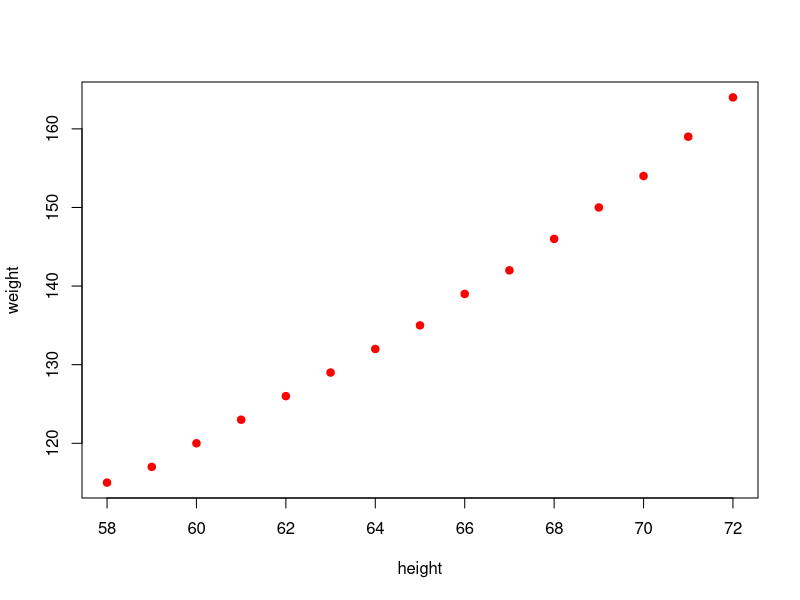
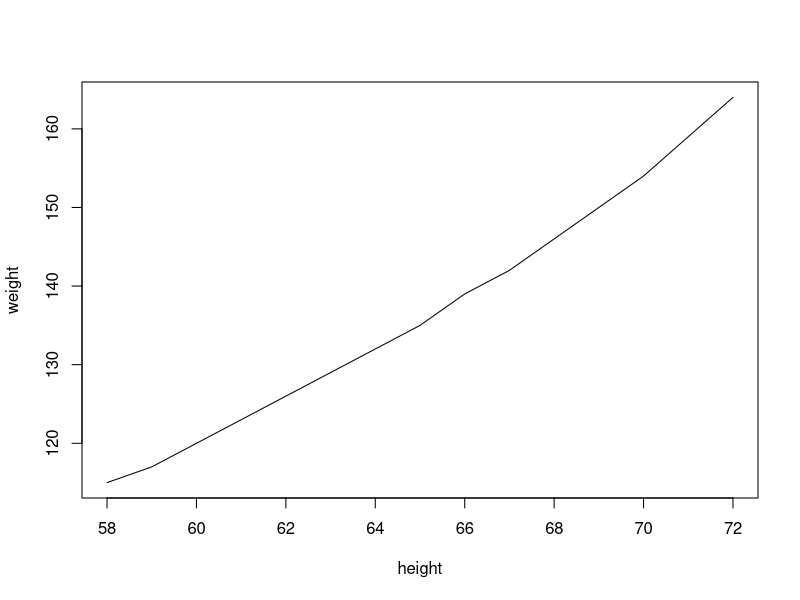
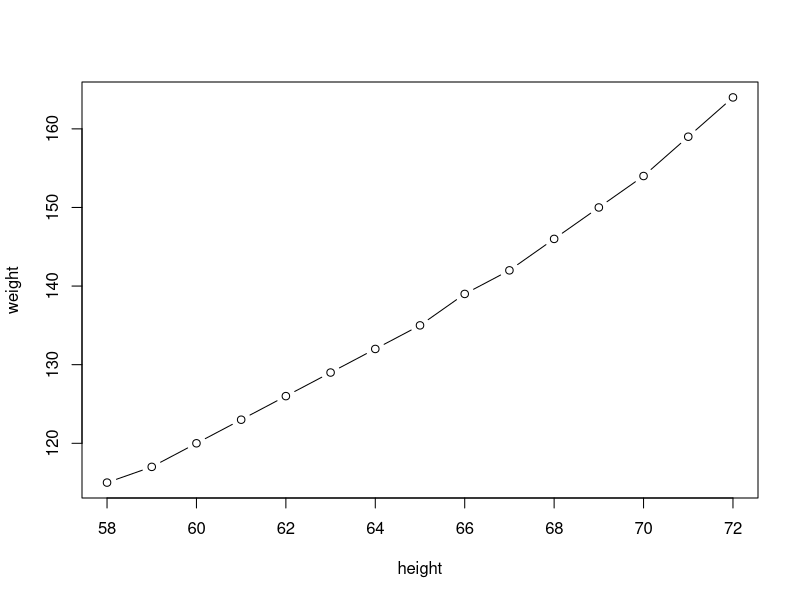
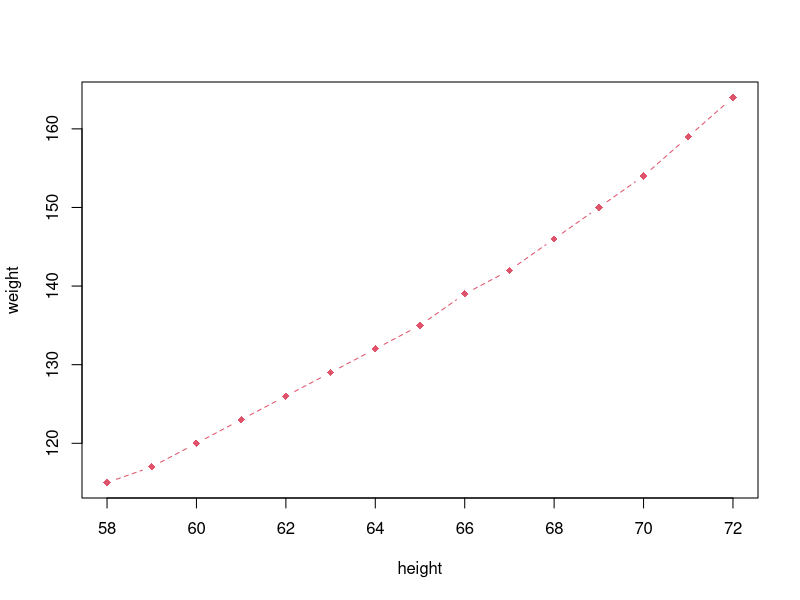
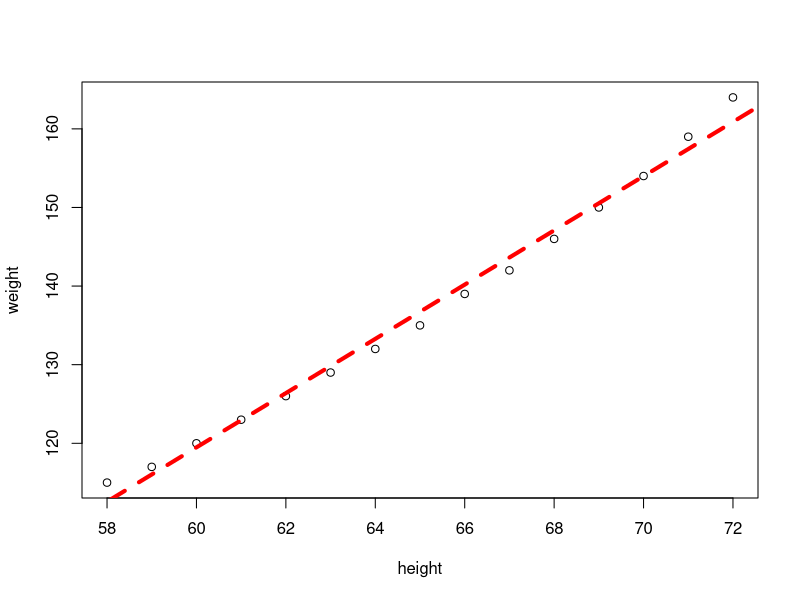
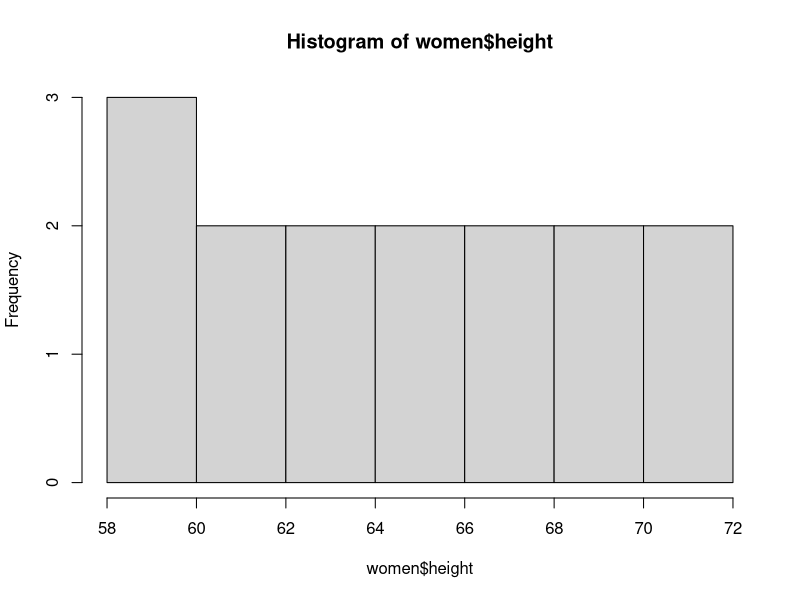
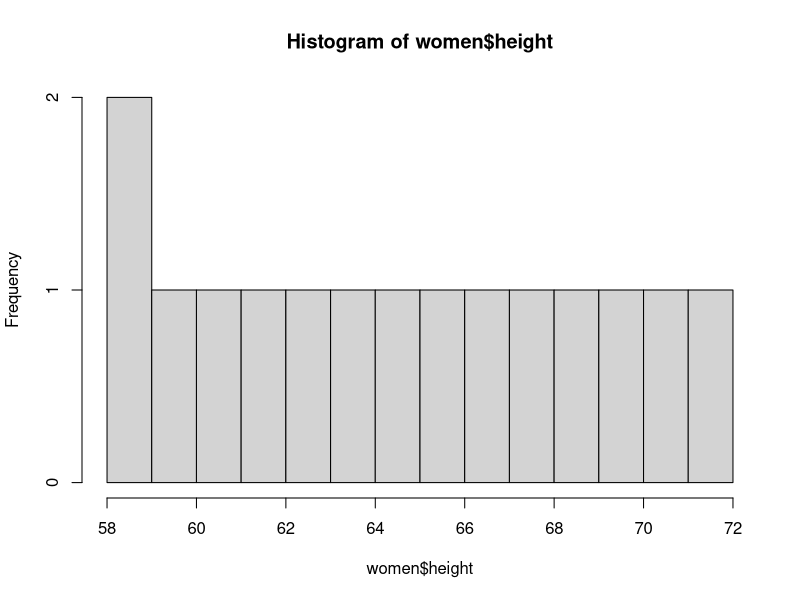
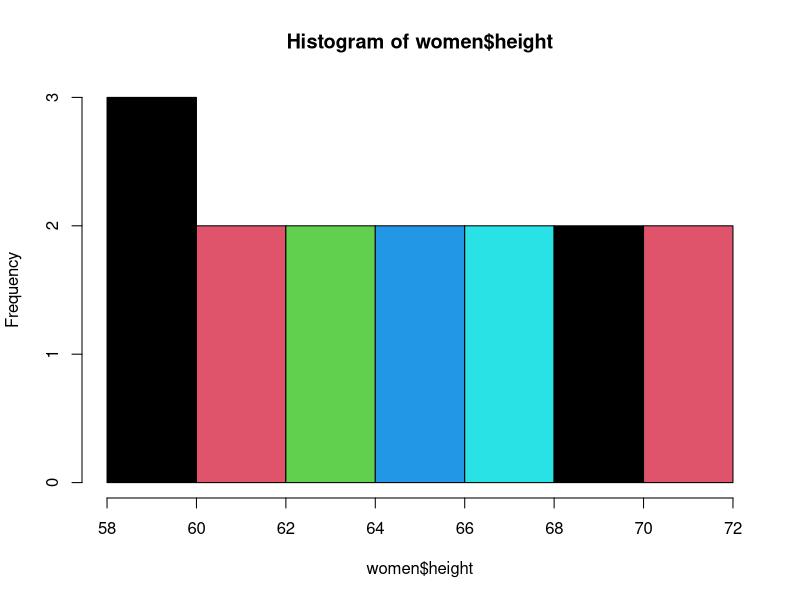

R code for these plots, in order: (Note: this script raises an error after producing the figures.)
#data analysis using dplyr

install.packages("dplyr")
library(dplyr)
?mtcars
dplyr::filter(mtcars, mpg > 25 & am==1)
filter(mtcars, mpg > 25 & am==1)
mtcars %>% filter(mpg > 25 & am==1) %>%arrange(wt) %>% summarise(n())
mtcars %>% filter(mpg > 25 & am==1) %>% arrange(wt) %>% count()
count(mtcars)
mtcars %>% group_by(am) %>% summarise(mean(mpg))
mtcars %>% group_by(wt,gear) %>% summarise(mean(mpg))
mtcars %>% group_by(wt,gear,vs) %>% summarise(mean(mpg))
mtcars %>% group_by(wt,gear,vs,hp) %>% summarise(mean(mpg))

#filter
filter(mtcars,cyl==8)
filter(mtcars, cyl<6)

#Multiple arguments are equivalent to and
filter(mtcars,cyl<6,vs==1)
count(mtcars)
#Combined Plots
#plot,histogram,pie,boxplot,linechart,correlation plot
#plot
women
plot(women, type='p',pch=19,col='red')
plot(women, type='l')
plot(women, type='b')
plot(women,type='b', pch=18,lty=2,col=2)
plot(women)
abline(lm(women$weight~women$height),col='red',lty=2,lwd=4)
#draw lines on plot for number summary
summary(women)
quantile(women$height)
quantile(women$height,seq(0.1,0.1))
quantile(women$height,seq(0.1,0.01))
stem(women$height)
#histogram
hist(women$height)
hist(women$height, breaks=10)
hist(women$height, breaks=5,col=1:5)
#histogram2
(x=rnorm(100,50,10))
hist(x)
hist(x,freq=F,col=1:5)
lines(density(x))
#density plot:shape of data
plot(density(x), col='red')

#pie
gender
table(gender)
pie(table(gender))
x=c(10,20,40,50)
pie(x) 
xlabels =c('A','B','C','D')
x/sum(x)
(labels2=paste(xlabels, round(x/sum(x),2)*100,sep='-'))
pie(x,labels=labels2)
#correlation plot
pairs(women)
cor(women$height,women$weight)
cov(women$height,women$weight)
head(mtcars)
?mtcars
cor(mtcars)
names(mtcars)
pairs(mtcars)
pairs(mtcars[1:4])
options(digits=4)
pairs(mtcars[c('mpg','wt','hp')])

#Frequency distribution

#Discrete cat data
(attend=c('A','p','p','A','P','A'))

#Continuous data
set.seed(1234)
x3=runif(100,0,150) #0 to 150 marks range, 100 values
x3
x3= ceiling(x3) #round to higher value
x3
range(x3)
breaks=seq(0,150,by=15)
breaks
length(breaks)
#x3[1]
x3.cut=cut(x3,breaks,labels=letters[1:10])
x3.cut
